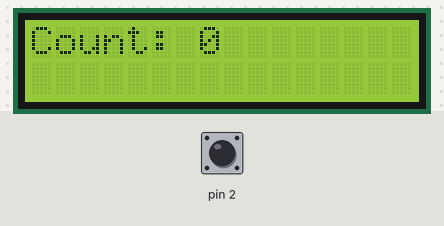
Recording of a sketch running on a simulated Arduino Uno, built with avr-gcc and run on an emulated ATmega328P. Shown: 16×2 character LCD. The test bench sets the inputs (shaded band); at power-on: pin 2 HIGH.

Above: at 1.2 s.
1.3 s: pin 2 pulled LOW for 0.15 s
At 2.0 s:
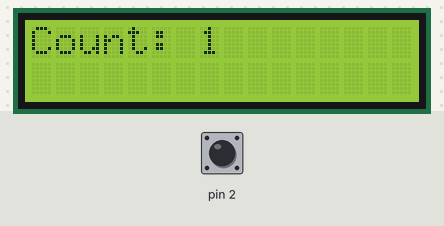
2.9 s: pin 2 pulled LOW for 1 s
At 4.1 s:
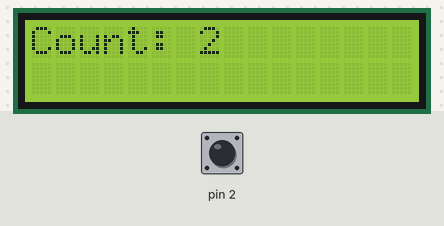
5.4 s: pin 2 pulled LOW for 0.15 s
At 6.6 s:
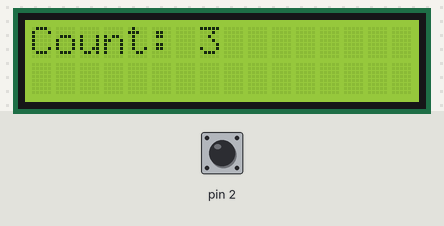
7.0 s: pin 2 pulled LOW for 1 s
At 7.4 s:
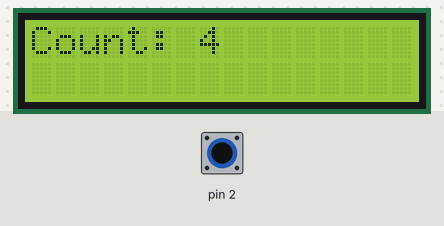
Timing chart, 0 to 10.0 s (numbered marks = the images above; inputs shaded):
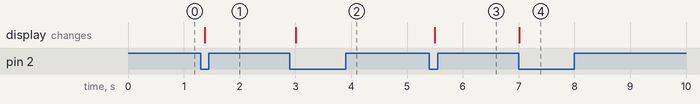

The sketch:

CoilCounter.ino
```cpp
#include <LiquidCrystal_I2C.h>


LiquidCrystal_I2C lcd(0x27, 16, 2);

int count = 0;

unsigned long lastInterrupt;
int debounceTime = 5;


void setup() {
  // put your setup code here, to run once:
  pinMode(2, INPUT_PULLUP);
  attachInterrupt(digitalPinToInterrupt(2), pin_ISR, FALLING);
  lcd.init(); //initialize the lcd
  lcd.backlight(); //open the backlight
  lcd.setCursor(0, 0);
  lcd.print("Count: 0");
  lastInterrupt = millis();

}

void loop() {
  // put your main code here, to run repeatedly:
  //lcd.clear();
  lcd.setCursor(0, 0);
  lcd.print("Count: ");
  lcd.print(count);
  delay(100);
}

void pin_ISR() {
  if (millis() - lastInterrupt > debounceTime) {

    count++;
    lastInterrupt = millis();
  }
}
```

Measured:
- after the input at 1.3 s, the display: changes after 0.08 s (image 1)
- after the input at 2.9 s, the display: changes after 0.10 s (image 2)
- after the input at 5.4 s, the display: changes after 0.09 s (image 3)
- after the input at 7.0 s, the display: changes at once (image 4)
